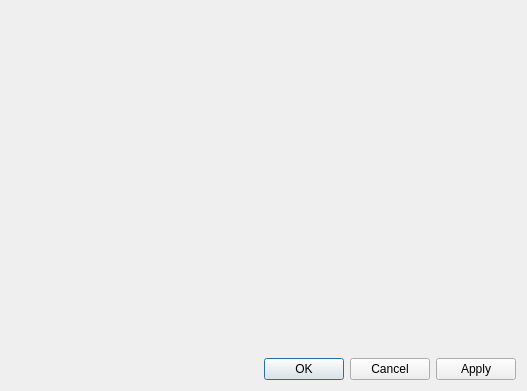
<?xml version="1.0" encoding="UTF-8"?>
<ui version="4.0">
 <class>EditWidget</class>
 <widget class="QWidget" name="EditWidget">
  <property name="geometry">
   <rect>
    <x>0</x>
    <y>0</y>
    <width>527</width>
    <height>391</height>
   </rect>
  </property>
  <layout class="QVBoxLayout" name="verticalLayout">
   <item>
    <widget class="MessageWidget" name="messageWidget" native="true"/>
   </item>
   <item>
    <layout class="QHBoxLayout" name="horizontalLayout_3">
     <property name="leftMargin">
      <number>2</number>
     </property>
     <property name="topMargin">
      <number>2</number>
     </property>
     <property name="rightMargin">
      <number>2</number>
     </property>
     <property name="bottomMargin">
      <number>2</number>
     </property>
     <item>
      <widget class="QLabel" name="headerLabel">
       <property name="text">
        <string/>
       </property>
      </widget>
     </item>
    </layout>
   </item>
   <item>
    <spacer name="verticalSpacer">
     <property name="orientation">
      <enum>Qt::Vertical</enum>
     </property>
     <property name="sizeType">
      <enum>QSizePolicy::Fixed</enum>
     </property>
     <property name="sizeHint" stdset="0">
      <size>
       <width>1</width>
       <height>3</height>
      </size>
     </property>
    </spacer>
   </item>
   <item>
    <layout class="QHBoxLayout" name="horizontalLayout" stretch="0,0">
     <property name="spacing">
      <number>18</number>
     </property>
     <item>
      <widget class="CategoryListWidget" name="categoryList" native="true">
       <property name="sizePolicy">
        <sizepolicy hsizetype="Fixed" vsizetype="Expanding">
         <horstretch>0</horstretch>
         <verstretch>0</verstretch>
        </sizepolicy>
       </property>
       <property name="focusPolicy">
        <enum>Qt::TabFocus</enum>
       </property>
      </widget>
     </item>
     <item>
      <widget class="QStackedWidget" name="stackedWidget">
       <property name="focusPolicy">
        <enum>Qt::NoFocus</enum>
       </property>
       <property name="currentIndex">
        <number>-1</number>
       </property>
      </widget>
     </item>
    </layout>
   </item>
   <item>
    <layout class="QHBoxLayout" name="horizontalLayout_2">
     <property name="topMargin">
      <number>5</number>
     </property>
     <item>
      <widget class="QDialogButtonBox" name="buttonBox">
       <property name="focusPolicy">
        <enum>Qt::TabFocus</enum>
       </property>
       <property name="standardButtons">
        <set>QDialogButtonBox::Apply|QDialogButtonBox::Cancel|QDialogButtonBox::Ok</set>
       </property>
      </widget>
     </item>
    </layout>
   </item>
  </layout>
 </widget>
 <customwidgets>
  <customwidget>
   <class>MessageWidget</class>
   <extends>QWidget</extends>
   <header>gui/MessageWidget.h</header>
   <container>1</container>
  </customwidget>
  <customwidget>
   <class>CategoryListWidget</class>
   <extends>QWidget</extends>
   <header>gui/CategoryListWidget.h</header>
   <container>1</container>
  </customwidget>
 </customwidgets>
 <tabstops>
  <tabstop>categoryList</tabstop>
  <tabstop>buttonBox</tabstop>
 </tabstops>
 <resources/>
 <connections/>
</ui>
